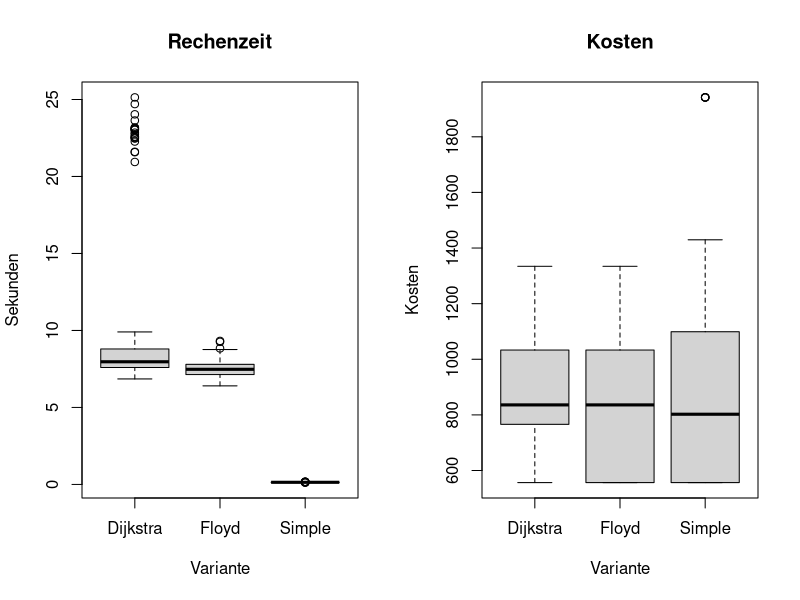

Here is the R script that generated this plot:
#  R --save < skas4_costs_boxplot.R
dijkstra <- read.csv('dataset_skas_4.log.csv')
floyd <- read.csv('dataset_skas_4f.log.csv')
simple <- read.csv('dataset_skas_4s.log.csv')
p <- simple[,"dataset"]=="skas_4s+"
simple_plus <- simple[p,]
par(mfcol=c(1,2))
boxplot(dijkstra$duration,
        floyd$duration,
        simple_plus$duration,
        main="Rechenzeit",
        ylab="Sekunden",
        xlab="Variante",names=c("Dijkstra","Floyd","Simple"))
boxplot(dijkstra$best_costs,
        floyd$best_costs,
        simple_plus$best_costs,
        main="Kosten",
        ylab="Kosten",
        xlab="Variante",names=c("Dijkstra","Floyd","Simple"))

